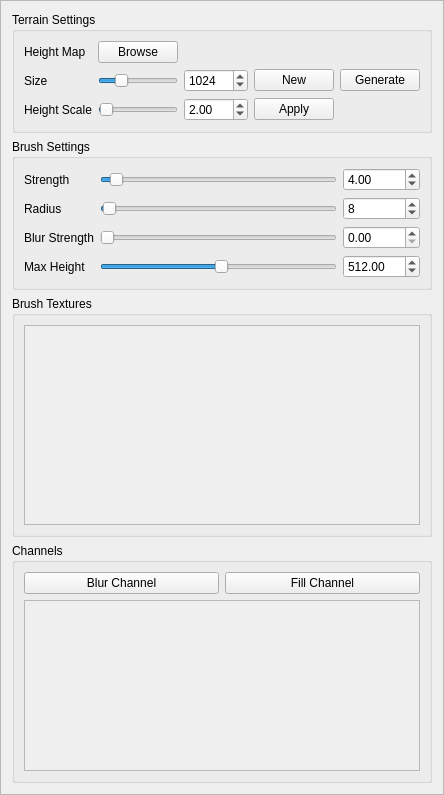
<?xml version="1.0" encoding="UTF-8"?>
<ui version="4.0">
 <class>TerrainWidget</class>
 <widget class="QFrame" name="TerrainWidget">
  <property name="geometry">
   <rect>
    <x>0</x>
    <y>0</y>
    <width>407</width>
    <height>795</height>
   </rect>
  </property>
  <property name="font">
   <font>
    <family>Segoe UI</family>
   </font>
  </property>
  <property name="windowTitle">
   <string>Frame</string>
  </property>
  <property name="frameShape">
   <enum>QFrame::StyledPanel</enum>
  </property>
  <property name="frameShadow">
   <enum>QFrame::Plain</enum>
  </property>
  <layout class="QGridLayout" name="gridLayout">
   <item row="5" column="0">
    <widget class="QGroupBox" name="brushTextures_gridGroupBox">
     <property name="title">
      <string>Brush Textures</string>
     </property>
     <layout class="QGridLayout" name="gridLayout_6">
      <item row="0" column="0">
       <widget class="QScrollArea" name="brushTextures_scrollArea">
        <property name="frameShadow">
         <enum>QFrame::Plain</enum>
        </property>
        <property name="widgetResizable">
         <bool>true</bool>
        </property>
        <property name="alignment">
         <set>Qt::AlignLeading|Qt::AlignLeft|Qt::AlignTop</set>
        </property>
        <widget class="QWidget" name="variableFrame_brushesMain">
         <property name="geometry">
          <rect>
           <x>0</x>
           <y>0</y>
           <width>365</width>
           <height>221</height>
          </rect>
         </property>
         <property name="sizePolicy">
          <sizepolicy hsizetype="Ignored" vsizetype="Minimum">
           <horstretch>0</horstretch>
           <verstretch>0</verstretch>
          </sizepolicy>
         </property>
         <layout class="QGridLayout" name="gridLayout_2">
          <item row="1" column="0">
           <layout class="QGridLayout" name="variableFrame_brushes"/>
          </item>
          <item row="1" column="1">
           <spacer name="horizontalSpacer">
            <property name="orientation">
             <enum>Qt::Horizontal</enum>
            </property>
            <property name="sizeHint" stdset="0">
             <size>
              <width>40</width>
              <height>20</height>
             </size>
            </property>
           </spacer>
          </item>
          <item row="3" column="0">
           <spacer name="verticalSpacer">
            <property name="orientation">
             <enum>Qt::Vertical</enum>
            </property>
            <property name="sizeHint" stdset="0">
             <size>
              <width>20</width>
              <height>40</height>
             </size>
            </property>
           </spacer>
          </item>
         </layout>
        </widget>
       </widget>
      </item>
     </layout>
    </widget>
   </item>
   <item row="2" column="0">
    <widget class="QGroupBox" name="brushSettings_gridGroupBox">
     <property name="title">
      <string>Brush Settings</string>
     </property>
     <layout class="QGridLayout" name="gridLayout_4">
      <item row="3" column="3">
       <widget class="QDoubleSpinBox" name="blurStrength_doubleSpinBox">
        <property name="maximum">
         <double>1.000000000000000</double>
        </property>
        <property name="singleStep">
         <double>0.010000000000000</double>
        </property>
       </widget>
      </item>
      <item row="3" column="1">
       <widget class="QSlider" name="blurStrength_horizontalSlider">
        <property name="minimum">
         <number>0</number>
        </property>
        <property name="maximum">
         <number>100</number>
        </property>
        <property name="singleStep">
         <number>1</number>
        </property>
        <property name="pageStep">
         <number>1</number>
        </property>
        <property name="value">
         <number>0</number>
        </property>
        <property name="orientation">
         <enum>Qt::Horizontal</enum>
        </property>
       </widget>
      </item>
      <item row="3" column="0">
       <widget class="QLabel" name="blurStrength_label">
        <property name="text">
         <string>Blur Strength</string>
        </property>
       </widget>
      </item>
      <item row="1" column="3">
       <widget class="QDoubleSpinBox" name="strength_doubleSpinBox">
        <property name="minimum">
         <double>0.000000000000000</double>
        </property>
        <property name="maximum">
         <double>99999.990000000005239</double>
        </property>
        <property name="value">
         <double>4.000000000000000</double>
        </property>
       </widget>
      </item>
      <item row="2" column="3">
       <widget class="QSpinBox" name="radius_spinBox">
        <property name="minimum">
         <number>1</number>
        </property>
        <property name="maximum">
         <number>999</number>
        </property>
        <property name="value">
         <number>8</number>
        </property>
       </widget>
      </item>
      <item row="4" column="1">
       <widget class="QSlider" name="maxHeight_horizontalSlider">
        <property name="maximum">
         <number>99999</number>
        </property>
        <property name="singleStep">
         <number>100</number>
        </property>
        <property name="pageStep">
         <number>100</number>
        </property>
        <property name="value">
         <number>51200</number>
        </property>
        <property name="orientation">
         <enum>Qt::Horizontal</enum>
        </property>
       </widget>
      </item>
      <item row="2" column="1">
       <widget class="QSlider" name="radius_horizontalSlider">
        <property name="maximum">
         <number>999</number>
        </property>
        <property name="value">
         <number>8</number>
        </property>
        <property name="orientation">
         <enum>Qt::Horizontal</enum>
        </property>
       </widget>
      </item>
      <item row="1" column="1">
       <widget class="QSlider" name="strength_horizontalSlider">
        <property name="maximum">
         <number>9999</number>
        </property>
        <property name="singleStep">
         <number>100</number>
        </property>
        <property name="pageStep">
         <number>100</number>
        </property>
        <property name="value">
         <number>400</number>
        </property>
        <property name="orientation">
         <enum>Qt::Horizontal</enum>
        </property>
       </widget>
      </item>
      <item row="2" column="0">
       <widget class="QLabel" name="radius_label">
        <property name="text">
         <string>Radius</string>
        </property>
       </widget>
      </item>
      <item row="4" column="3">
       <widget class="QDoubleSpinBox" name="maxHeight_doubleSpinBox">
        <property name="maximum">
         <double>99999.990000000005239</double>
        </property>
        <property name="value">
         <double>512.000000000000000</double>
        </property>
       </widget>
      </item>
      <item row="4" column="0">
       <widget class="QLabel" name="maxHeight_label">
        <property name="text">
         <string>Max Height</string>
        </property>
       </widget>
      </item>
      <item row="1" column="0">
       <widget class="QLabel" name="strength_label">
        <property name="text">
         <string>Strength</string>
        </property>
       </widget>
      </item>
     </layout>
    </widget>
   </item>
   <item row="6" column="0">
    <widget class="QGroupBox" name="channels_gridGroupBox">
     <property name="title">
      <string>Channels</string>
     </property>
     <layout class="QGridLayout" name="gridLayout_5">
      <item row="0" column="0">
       <widget class="QPushButton" name="blurChannel_pushButton">
        <property name="text">
         <string>Blur Channel</string>
        </property>
       </widget>
      </item>
      <item row="0" column="1">
       <widget class="QPushButton" name="fillChannel_pushButton">
        <property name="text">
         <string>Fill Channel</string>
        </property>
       </widget>
      </item>
      <item row="1" column="0" colspan="2">
       <widget class="QScrollArea" name="channels_scrollArea">
        <property name="sizePolicy">
         <sizepolicy hsizetype="Expanding" vsizetype="Expanding">
          <horstretch>0</horstretch>
          <verstretch>0</verstretch>
         </sizepolicy>
        </property>
        <property name="frameShadow">
         <enum>QFrame::Plain</enum>
        </property>
        <property name="widgetResizable">
         <bool>true</bool>
        </property>
        <property name="alignment">
         <set>Qt::AlignLeading|Qt::AlignLeft|Qt::AlignTop</set>
        </property>
        <widget class="QWidget" name="variableFrame">
         <property name="geometry">
          <rect>
           <x>0</x>
           <y>0</y>
           <width>365</width>
           <height>192</height>
          </rect>
         </property>
         <property name="sizePolicy">
          <sizepolicy hsizetype="Expanding" vsizetype="Expanding">
           <horstretch>0</horstretch>
           <verstretch>0</verstretch>
          </sizepolicy>
         </property>
         <layout class="QVBoxLayout" name="verticalLayout">
          <property name="spacing">
           <number>1</number>
          </property>
         </layout>
        </widget>
       </widget>
      </item>
     </layout>
    </widget>
   </item>
   <item row="1" column="0">
    <widget class="QGroupBox" name="terrainSettings_gridGroupBox">
     <property name="title">
      <string>Terrain Settings</string>
     </property>
     <layout class="QGridLayout" name="gridLayout_3">
      <item row="3" column="1">
       <widget class="QSlider" name="heightMapSize_horizontalSlider">
        <property name="minimum">
         <number>2</number>
        </property>
        <property name="maximum">
         <number>4096</number>
        </property>
        <property name="singleStep">
         <number>32</number>
        </property>
        <property name="pageStep">
         <number>32</number>
        </property>
        <property name="value">
         <number>1024</number>
        </property>
        <property name="orientation">
         <enum>Qt::Horizontal</enum>
        </property>
       </widget>
      </item>
      <item row="1" column="0">
       <widget class="QLabel" name="heightMap_label">
        <property name="text">
         <string>Height Map</string>
        </property>
       </widget>
      </item>
      <item row="3" column="0">
       <widget class="QLabel" name="heightMapSize_label">
        <property name="text">
         <string>Size</string>
        </property>
       </widget>
      </item>
      <item row="1" column="1">
       <widget class="QPushButton" name="browse_pushButton">
        <property name="text">
         <string>Browse</string>
        </property>
       </widget>
      </item>
      <item row="5" column="1">
       <widget class="QSlider" name="heightScale_horizontalSlider">
        <property name="maximum">
         <number>9999</number>
        </property>
        <property name="singleStep">
         <number>100</number>
        </property>
        <property name="pageStep">
         <number>100</number>
        </property>
        <property name="value">
         <number>200</number>
        </property>
        <property name="orientation">
         <enum>Qt::Horizontal</enum>
        </property>
       </widget>
      </item>
      <item row="5" column="3">
       <widget class="QDoubleSpinBox" name="heightScale_doubleSpinBox">
        <property name="maximum">
         <double>999.990000000000009</double>
        </property>
        <property name="value">
         <double>2.000000000000000</double>
        </property>
       </widget>
      </item>
      <item row="5" column="0">
       <widget class="QLabel" name="heightScale_label">
        <property name="text">
         <string>Height Scale</string>
        </property>
       </widget>
      </item>
      <item row="3" column="3">
       <widget class="QSpinBox" name="heightMapSize_spinBox">
        <property name="minimum">
         <number>2</number>
        </property>
        <property name="maximum">
         <number>4096</number>
        </property>
        <property name="singleStep">
         <number>32</number>
        </property>
        <property name="value">
         <number>1024</number>
        </property>
       </widget>
      </item>
      <item row="3" column="6">
       <widget class="QPushButton" name="generate_pushButton">
        <property name="text">
         <string>Generate</string>
        </property>
       </widget>
      </item>
      <item row="3" column="5">
       <widget class="QPushButton" name="new_pushButton">
        <property name="text">
         <string>New</string>
        </property>
       </widget>
      </item>
      <item row="5" column="5">
       <widget class="QPushButton" name="applyScale_pushButton">
        <property name="text">
         <string>Apply</string>
        </property>
       </widget>
      </item>
     </layout>
    </widget>
   </item>
  </layout>
 </widget>
 <resources/>
 <connections/>
</ui>
